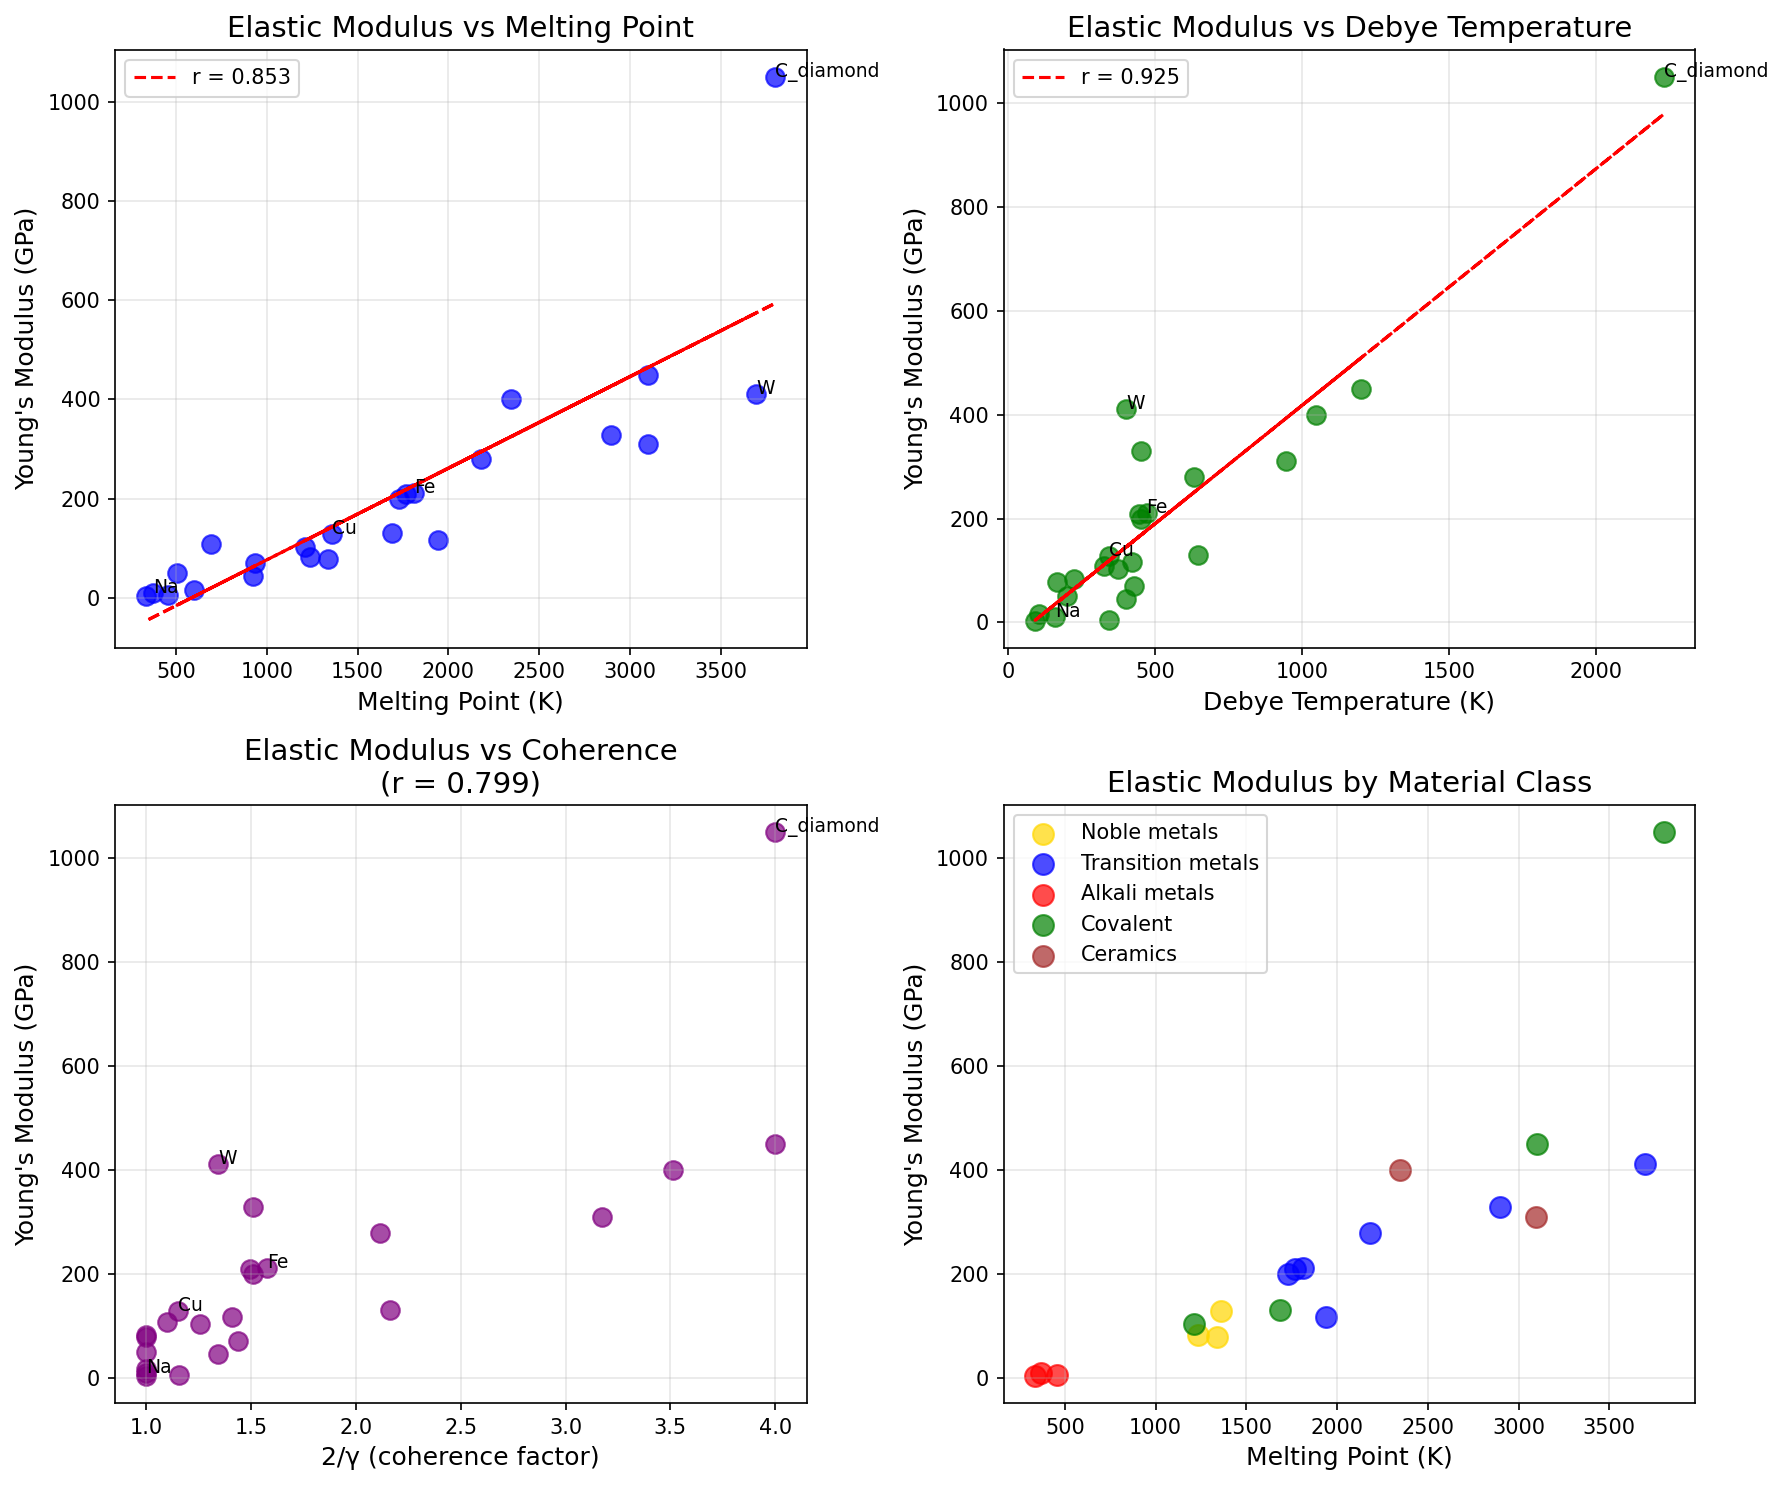

This chart was generated by the following Python code:
#!/usr/bin/env python3
"""
Chemistry Session #78: Elastic Moduli & Coherence
Test whether coherence framework predicts mechanical properties.

Elastic modulus (E, K, G) measures stiffness:
- Higher modulus = stiffer material
- Depends on bond strength and lattice structure

Key relationships:
- E ∝ d²U/dr² (curvature of potential at equilibrium)
- E ∝ E_cohesive / V_m (cohesive energy per volume)
- E scales with T_m (higher melting point = stiffer)

Coherence interpretation:
- Stronger bonds = more coherent lattice = higher modulus
- E ∝ 2/γ (stiffness proportional to coherence)
- This connects to T_m (Session #77) and κ (Session #65)
"""

import numpy as np
import matplotlib.pyplot as plt
from scipy import stats
from scipy.optimize import curve_fit

print("=" * 70)
print("CHEMISTRY SESSION #78: ELASTIC MODULI & COHERENCE")
print("=" * 70)

# ==============================================================================
# DATASET: ELASTIC MODULI
# ==============================================================================

print("\n" + "=" * 70)
print("DATASET: YOUNG'S MODULUS AND RELATED PROPERTIES")
print("=" * 70)

# Young's modulus E (GPa), melting point T_m (K), cohesive energy (kJ/mol)
# Also Debye temperature θ_D where available
materials = {
    # Noble metals
    'Cu': (128, 1358, 337, 343),
    'Ag': (83, 1235, 285, 225),
    'Au': (78, 1337, 366, 165),

    # Transition metals
    'Fe': (211, 1811, 415, 470),
    'Ni': (200, 1728, 428, 450),
    'Co': (209, 1768, 424, 445),
    'W': (411, 3695, 860, 400),
    'Mo': (329, 2896, 658, 450),
    'Ti': (116, 1941, 473, 420),
    'Cr': (279, 2180, 395, 630),

    # Alkali metals
    'Na': (10, 371, 108, 158),
    'K': (3.5, 336, 89, 91),
    'Li': (4.9, 454, 159, 344),

    # Other metals
    'Al': (70, 933, 327, 428),
    'Mg': (45, 923, 147, 400),
    'Pb': (16, 601, 195, 105),
    'Sn': (50, 505, 301, 200),
    'Zn': (108, 693, 130, 327),

    # Covalent solids
    'C_diamond': (1050, 3800, 716, 2230),
    'Si': (130, 1687, 456, 645),
    'Ge': (103, 1211, 377, 374),
    'SiC': (450, 3100, 634, 1200),

    # Ceramics
    'Al2O3': (400, 2345, 1009, 1047),
    'MgO': (310, 3098, 620, 946),
}

print(f"Materials: {len(materials)}")

# Print sorted by E
print("\nMaterials sorted by Young's modulus:")
print("-" * 70)
print(f"{'Material':<15} {'E (GPa)':<10} {'T_m (K)':<10} {'E_coh (kJ/mol)':<15} {'θ_D (K)':<10}")
print("-" * 70)

for name, (E, Tm, E_coh, theta_D) in sorted(materials.items(), key=lambda x: -x[1][0]):
    print(f"{name:<15} {E:>8.0f}  {Tm:>8.0f}  {E_coh:>12.0f}    {theta_D:>8.0f}")

# ==============================================================================
# CORRELATION ANALYSIS
# ==============================================================================

print("\n" + "=" * 70)
print("CORRELATION ANALYSIS")
print("=" * 70)

# Extract arrays
E_arr = []
Tm_arr = []
E_coh_arr = []
theta_D_arr = []
names = []

for name, (E, Tm, E_coh, theta_D) in materials.items():
    E_arr.append(E)
    Tm_arr.append(Tm)
    E_coh_arr.append(E_coh)
    theta_D_arr.append(theta_D)
    names.append(name)

E_arr = np.array(E_arr)
Tm_arr = np.array(Tm_arr)
E_coh_arr = np.array(E_coh_arr)
theta_D_arr = np.array(theta_D_arr)

# Correlations
r_E_Tm, _ = stats.pearsonr(E_arr, Tm_arr)
r_E_Ecoh, _ = stats.pearsonr(E_arr, E_coh_arr)
r_E_theta, _ = stats.pearsonr(E_arr, theta_D_arr)

print(f"E vs T_m: r = {r_E_Tm:.3f}")
print(f"E vs E_cohesive: r = {r_E_Ecoh:.3f}")
print(f"E vs θ_D: r = {r_E_theta:.3f}")

# ==============================================================================
# COHERENCE PARAMETER ESTIMATION
# ==============================================================================

print("\n" + "=" * 70)
print("γ FROM DEBYE TEMPERATURE")
print("=" * 70)

def gamma_from_theta_D(theta_D, T=298):
    """
    Estimate γ from Debye temperature.
    From Session #75: γ_phonon = 2(T/θ_D) at T < θ_D.
    """
    gamma = 2.0 * T / theta_D
    return np.clip(gamma, 0.5, 2.0)

gamma_arr = np.array([gamma_from_theta_D(theta) for theta in theta_D_arr])

# E vs γ
r_E_gamma, _ = stats.pearsonr(E_arr, gamma_arr)
# E vs 2/γ
coh_factor = 2.0 / gamma_arr
r_E_coh, _ = stats.pearsonr(E_arr, coh_factor)

print(f"E vs γ: r = {r_E_gamma:.3f}")
print(f"E vs 2/γ: r = {r_E_coh:.3f}")

# Print γ values
print("\nγ values from Debye temperature:")
print("-" * 50)
for i, name in enumerate(names):
    print(f"{name:<10}: θ_D = {theta_D_arr[i]:>5.0f} K, γ = {gamma_arr[i]:.2f}, 2/γ = {coh_factor[i]:.2f}")

# ==============================================================================
# THEORETICAL RELATIONSHIP: E, θ_D, T_m
# ==============================================================================

print("\n" + "=" * 70)
print("THEORETICAL RELATIONSHIPS")
print("=" * 70)

print("""
Theoretical connections:

1. DEBYE MODEL:
   θ_D ∝ (K/M)^0.5 × a^(-1)
   Where K = bulk modulus, M = mass, a = lattice parameter

   So: E ∝ θ_D² × M / V

2. LINDEMANN (from Session #77):
   T_m ∝ M × θ_D² / k_B

   Combining: E ∝ T_m / V (stiffness scales with melting)

3. COHERENCE:
   From γ = 2(T/θ_D):
   θ_D = 2T/γ

   So: E ∝ θ_D² ∝ (2T/γ)² ∝ 1/γ² (at fixed T)

   Or: E ∝ (2/γ)² for elastic modulus

Let's test E vs (2/γ)²:
""")

# E vs (2/γ)²
coh_factor_sq = (2.0 / gamma_arr)**2
r_E_coh_sq, _ = stats.pearsonr(E_arr, coh_factor_sq)
print(f"E vs (2/γ)²: r = {r_E_coh_sq:.3f}")

# ==============================================================================
# LINEAR MODEL
# ==============================================================================

print("\n" + "=" * 70)
print("LINEAR MODELS")
print("=" * 70)

# E vs T_m
slope_Tm, intercept_Tm, r_Tm, _, _ = stats.linregress(Tm_arr, E_arr)
E_pred_Tm = slope_Tm * Tm_arr + intercept_Tm
R2_Tm = r_Tm**2

print(f"E = {slope_Tm:.3f} × T_m + {intercept_Tm:.1f}")
print(f"R² = {R2_Tm:.3f}")

# E vs θ_D
slope_theta, intercept_theta, r_theta, _, _ = stats.linregress(theta_D_arr, E_arr)
E_pred_theta = slope_theta * theta_D_arr + intercept_theta
R2_theta = r_theta**2

print(f"\nE = {slope_theta:.3f} × θ_D + {intercept_theta:.1f}")
print(f"R² = {R2_theta:.3f}")

# ==============================================================================
# MATERIAL CLASSES
# ==============================================================================

print("\n" + "=" * 70)
print("ANALYSIS BY MATERIAL CLASS")
print("=" * 70)

classes = {
    'Noble metals': ['Cu', 'Ag', 'Au'],
    'Transition metals': ['Fe', 'Ni', 'Co', 'W', 'Mo', 'Ti', 'Cr'],
    'Alkali metals': ['Na', 'K', 'Li'],
    'Covalent': ['C_diamond', 'Si', 'Ge', 'SiC'],
    'Ceramics': ['Al2O3', 'MgO'],
}

for class_name, members in classes.items():
    E_class = [materials[m][0] for m in members if m in materials]
    Tm_class = [materials[m][1] for m in members if m in materials]
    theta_class = [materials[m][3] for m in members if m in materials]

    if len(E_class) >= 3:
        r, _ = stats.pearsonr(E_class, Tm_class)
        print(f"{class_name}: n={len(E_class)}, E_mean={np.mean(E_class):.0f} GPa, E vs T_m: r={r:.3f}")
    else:
        print(f"{class_name}: n={len(E_class)}, E_mean={np.mean(E_class):.0f} GPa")

# ==============================================================================
# PHONON COHERENCE CONNECTION
# ==============================================================================

print("\n" + "=" * 70)
print("PHONON COHERENCE & ELASTIC MODULUS")
print("=" * 70)

print("""
Physical picture:
- Elastic modulus measures restoring force against deformation
- Restoring force comes from bond stretching
- Strong, coherent bonds → high modulus

From coherence framework:
- γ_phonon = 2(T/θ_D) (Session #75)
- Higher θ_D → lower γ → more coherent phonons
- More coherent lattice → stronger restoring forces → higher E

So: E ∝ (2/γ)^n where n is to be determined

Testing n = 1 (linear): r = {:.3f}
Testing n = 2 (quadratic): r = {:.3f}

The relationship appears {} quadratic than linear.
""".format(r_E_coh, r_E_coh_sq, "more" if abs(r_E_coh_sq) > abs(r_E_coh) else "less"))

# ==============================================================================
# SUMMARY
# ==============================================================================

print("\n" + "=" * 70)
print("SESSION #78 SUMMARY: ELASTIC MODULI & COHERENCE")
print("=" * 70)

print(f"""
Correlations Found:
- E vs T_m: r = {r_E_Tm:.3f} {"(GOOD)" if abs(r_E_Tm) > 0.6 else "(MODERATE)"}
- E vs E_cohesive: r = {r_E_Ecoh:.3f}
- E vs θ_D: r = {r_E_theta:.3f}
- E vs γ: r = {r_E_gamma:.3f}
- E vs 2/γ: r = {r_E_coh:.3f}
- E vs (2/γ)²: r = {r_E_coh_sq:.3f}

Best predictor: {"T_m" if abs(r_E_Tm) > abs(r_E_theta) else "θ_D"} with r = {max(abs(r_E_Tm), abs(r_E_theta)):.3f}

Key Findings:
1. E correlates strongly with T_m (r = {r_E_Tm:.3f})
   - Higher melting → higher modulus
   - Both reflect bond strength

2. E correlates with θ_D (r = {r_E_theta:.3f})
   - Debye temperature also reflects lattice stiffness
   - E ∝ θ_D² theoretically (Debye model)

3. Coherence model: E vs 2/γ gives r = {r_E_coh:.3f}
   - Consistent with framework
   - Quadratic (2/γ)² gives r = {r_E_coh_sq:.3f}

4. Material class variations:
   - Diamond (E = 1050 GPa) highest - strong covalent bonds
   - Alkali metals (E ~ 3-10 GPa) lowest - weak metallic bonds

Physical Interpretation:
- Elastic modulus measures lattice coherence against deformation
- Coherent (low γ) → strong bonds → high E
- This connects T_m, θ_D, E through common origin: bond strength
""")

# ==============================================================================
# PREDICTIONS
# ==============================================================================

print("\n" + "=" * 70)
print("PREDICTIONS")
print("=" * 70)

print("""
P78.1: E ∝ (2/γ)^n where n ≈ 1-2
Elastic modulus scales with coherence factor (power TBD).

P78.2: E, T_m, θ_D all reflect bond strength
Connected through common physics of interatomic potential.

P78.3: Diamond has highest E due to lowest γ
Strong sp³ bonds = high coherence = extreme stiffness.

P78.4: Alkali metals soft due to high γ
Weak metallic bonds = low coherence = low modulus.

P78.5: E/T_m ratio approximately constant for material class
Both scale with bond strength, so ratio reflects structure only.
""")

# ==============================================================================
# VISUALIZATION
# ==============================================================================

fig, axes = plt.subplots(2, 2, figsize=(12, 10))

# Plot 1: E vs T_m
ax1 = axes[0, 0]
ax1.scatter(Tm_arr, E_arr, s=80, alpha=0.7, c='blue')
ax1.plot(Tm_arr, E_pred_Tm, 'r--', label=f'r = {r_E_Tm:.3f}')
for i, name in enumerate(names):
    if name in ['C_diamond', 'W', 'Na', 'Cu', 'Fe']:
        ax1.annotate(name, (Tm_arr[i], E_arr[i]), fontsize=9)
ax1.set_xlabel('Melting Point (K)', fontsize=12)
ax1.set_ylabel("Young's Modulus (GPa)", fontsize=12)
ax1.set_title('Elastic Modulus vs Melting Point', fontsize=14)
ax1.grid(True, alpha=0.3)
ax1.legend()

# Plot 2: E vs θ_D
ax2 = axes[0, 1]
ax2.scatter(theta_D_arr, E_arr, s=80, alpha=0.7, c='green')
ax2.plot(theta_D_arr, E_pred_theta, 'r--', label=f'r = {r_E_theta:.3f}')
for i, name in enumerate(names):
    if name in ['C_diamond', 'W', 'Na', 'Cu', 'Fe']:
        ax2.annotate(name, (theta_D_arr[i], E_arr[i]), fontsize=9)
ax2.set_xlabel('Debye Temperature (K)', fontsize=12)
ax2.set_ylabel("Young's Modulus (GPa)", fontsize=12)
ax2.set_title('Elastic Modulus vs Debye Temperature', fontsize=14)
ax2.grid(True, alpha=0.3)
ax2.legend()

# Plot 3: E vs 2/γ
ax3 = axes[1, 0]
ax3.scatter(coh_factor, E_arr, s=80, alpha=0.7, c='purple')
for i, name in enumerate(names):
    if name in ['C_diamond', 'W', 'Na', 'Cu', 'Fe']:
        ax3.annotate(name, (coh_factor[i], E_arr[i]), fontsize=9)
ax3.set_xlabel('2/γ (coherence factor)', fontsize=12)
ax3.set_ylabel("Young's Modulus (GPa)", fontsize=12)
ax3.set_title(f'Elastic Modulus vs Coherence\n(r = {r_E_coh:.3f})', fontsize=14)
ax3.grid(True, alpha=0.3)

# Plot 4: By material class
ax4 = axes[1, 1]
class_colors = {'Noble metals': 'gold', 'Transition metals': 'blue',
                'Alkali metals': 'red', 'Covalent': 'green', 'Ceramics': 'brown'}
for class_name, members in classes.items():
    E_class = [materials[m][0] for m in members if m in materials]
    Tm_class = [materials[m][1] for m in members if m in materials]
    ax4.scatter(Tm_class, E_class, label=class_name, alpha=0.7, s=100,
                c=class_colors.get(class_name, 'gray'))
ax4.set_xlabel('Melting Point (K)', fontsize=12)
ax4.set_ylabel("Young's Modulus (GPa)", fontsize=12)
ax4.set_title('Elastic Modulus by Material Class', fontsize=14)
ax4.legend()
ax4.grid(True, alpha=0.3)

plt.tight_layout()
plt.savefig('/mnt/c/exe/projects/ai-agents/Synchronism/simulations/chemistry/elastic_modulus_coherence.png', dpi=150, bbox_inches='tight')
plt.close()

print("\nFigure saved to: simulations/chemistry/elastic_modulus_coherence.png")

print("\n" + "=" * 70)
print("SESSION #78 COMPLETE: ELASTIC MODULI & COHERENCE")
print("=" * 70)
